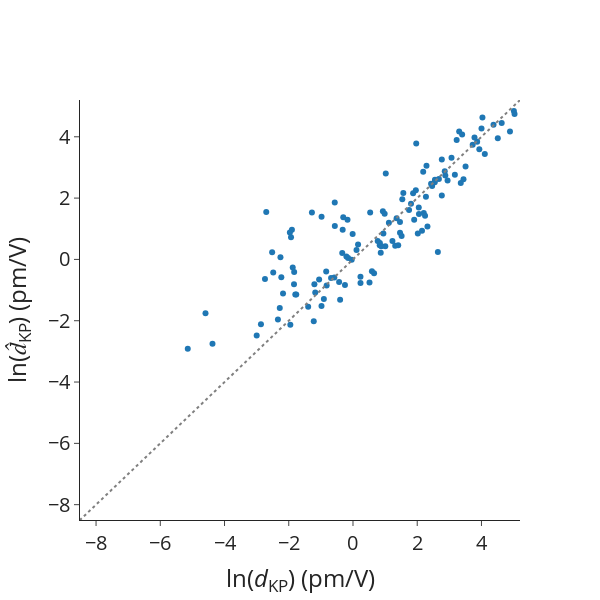

Notebook code cell kept with this figure:
### Markdown cell above
# Parity plot - log

### Code cell
true_values = holdout_df["dKP_full_neum"].tolist()
pred_values = df_pred_unc["predictions"].tolist()

# Scatter plot for previous outputs.
scatter_plot = go.Scatter(
    x=np.log(true_values),
    y=np.log(pred_values),
    mode="markers",
    name="",
    showlegend=False,
    text=[mpid for mpid in holdout_df.index.tolist()],
)

ideal = go.Scatter(
    x=[-10, 8],
    y=[-10, 8],
    mode="lines",
    line=dict(color="gray", dash="dot"),
    showlegend=False,
)

# Layout
layout = go.Layout(
    # title=dict(text='Scatter Plot'),
    xaxis=dict(title="ln(<i>d</i><sub>KP</sub>) (pm/V)", range=[-8.5, 5.2]),
    yaxis=dict(title="ln(<i>d&#770;</i><sub>KP</sub>) (pm/V)", range=[-8.5, 5.2]),
    # legend=dict(font=dict(size=12)),
)

# Create figure
fig = go.Figure(data=[scatter_plot, ideal], layout=layout)

fig.update_layout(
    autosize=False,
    font_size=20,
    width=600,
    height=600,
    # plot_bgcolor="white",
    template="simple_white",
)
fig.update_layout(
    xaxis=dict(
        tickmode="linear",
        tick0=0,
        dtick=2,
        showgrid=False,
    ),
    yaxis=dict(
        tickmode="linear",
        tick0=0,
        dtick=2,
        showgrid=False,
    ),
)

fig.show()
